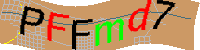
#> input picture output.png, 200 x 50 px
$ python main.py
#> lines starting #> are read from the running program, lines starting #| are printed output that depends on the picture; after the words box and inside, x2 and y2 are one past the last pixel; in counts of white or black regions, pixels touching at a corner belong together
# First, make sure you have all required libraries installed:
# pip install requests pillow pytesseract opencv-python numpy

import requests
from PIL import Image
import pytesseract
import io
import numpy as np
import cv2
import os

# Set Tesseract path for Windows users (uncomment and modify if needed)
# pytesseract.pytesseract.tesseract_cmd = r'C:\Program Files\Tesseract-OCR\tesseract.exe'

try:
    # Load the image (since you provided the image directly, we'll assume it's local)
    # If using a URL, replace this section with the previous URL loading code
    img = Image.open("../output.png")
#> img is the input picture: PIL image 200x50 RGB; mean R, G, B 189, 151.5, 109.2

    # Convert to numpy array for OpenCV processing
    img_np = np.array(img)

    print("CAPTCHA Analysis:")
    print("-----------------")

    # Enhanced preprocessing pipeline

    # 1. Resize image to improve recognition
    scale_percent = 200  # Increase size by 200%
    width = int(img_np.shape[1] * scale_percent / 100)
#> width = 400
    height = int(img_np.shape[0] * scale_percent / 100)
#> height = 100
    img_resized = cv2.resize(img_np, (width, height), interpolation=cv2.INTER_CUBIC)
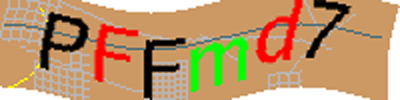
#> img_resized: shape (100, 400, 3); mean R, G, B 189.2, 151.6, 109.3
    cv2.imwrite("resized.png", img_resized)  # Save for inspection

    # 2. Convert to grayscale
    gray = cv2.cvtColor(img_resized, cv2.COLOR_BGR2GRAY)
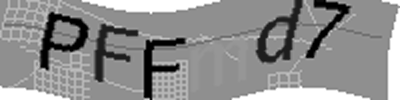
#> gray: shape (100, 400); min 0, max 255, mean 143.2
    cv2.imwrite("gray.png", gray)  # Save for inspection

    # 3. Increase contrast to make text stand out
    alpha = 2.0  # Contrast control (1.0-3.0)
    beta = 0     # Brightness control (-100 to 100)
    adjusted = cv2.convertScaleAbs(gray, alpha=alpha, beta=beta)
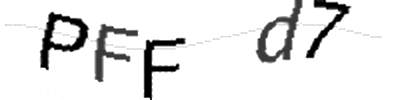
#> adjusted: shape (100, 400); min 0, max 255, mean 231.4
    cv2.imwrite("adjusted.png", adjusted)  # Save for inspection

    # 4. Apply adaptive thresholding with adjusted parameters
    adaptive_thresh = cv2.adaptiveThreshold(adjusted, 255, cv2.ADAPTIVE_THRESH_GAUSSIAN_C,
                                            cv2.THRESH_BINARY_INV, 11, 2)  # Reduced blockSize and C
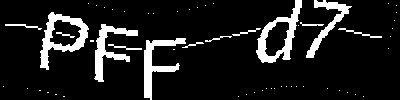
#> adaptive_thresh: shape (100, 400); 11.5% white; 58 white regions (45 under 20 px), largest, box (x1, y1, x2, y2) and area: (40, 12, 89, 70) 957, (256, 0, 302, 63) 936, (144, 38, 186, 100) 811
    cv2.imwrite("adaptive_thresh.png", adaptive_thresh)  # Save for inspection

    # 5. Remove noise with a smaller kernel
    kernel = np.ones((2, 2), np.uint8)  # Reduced kernel size to preserve details
    opening = cv2.morphologyEx(adaptive_thresh, cv2.MORPH_OPEN, kernel)
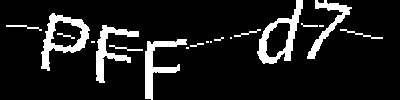
#> opening: shape (100, 400); 11.3% white; 19 white regions (6 under 20 px), largest, box (x1, y1, x2, y2) and area: (41, 13, 90, 71) 953, (257, 0, 303, 64) 932, (145, 39, 187, 100) 808
    cv2.imwrite("opening.png", opening)  # Save for inspection

    # 6. Dilate with fewer iterations to avoid over-thickening
    dilated = cv2.dilate(opening, kernel, iterations=1)
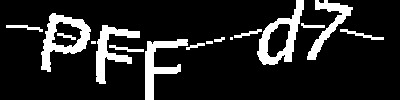
#> dilated: shape (100, 400); 14% white; 16 white regions (2 under 20 px), largest, box (x1, y1, x2, y2) and area: (41, 13, 91, 72) 1139, (257, 0, 304, 65) 1112, (145, 39, 188, 100) 946
    cv2.imwrite("dilated.png", dilated)  # Save for inspection

    # Convert back to PIL Image for Tesseract
    processed_img = Image.fromarray(dilated)

    # Try OCR with specialized configurations
    print("\nAttempting OCR with specialized configurations:")

    # Configuration for single word recognition
    custom_config = r'--oem 3 --psm 8 -c tessedit_char_whitelist=0123456789ABCDEFGHIJKLMNOPQRSTUVWXYZ'
#> (the run stopped early here; a loop or call above may not have finished)
